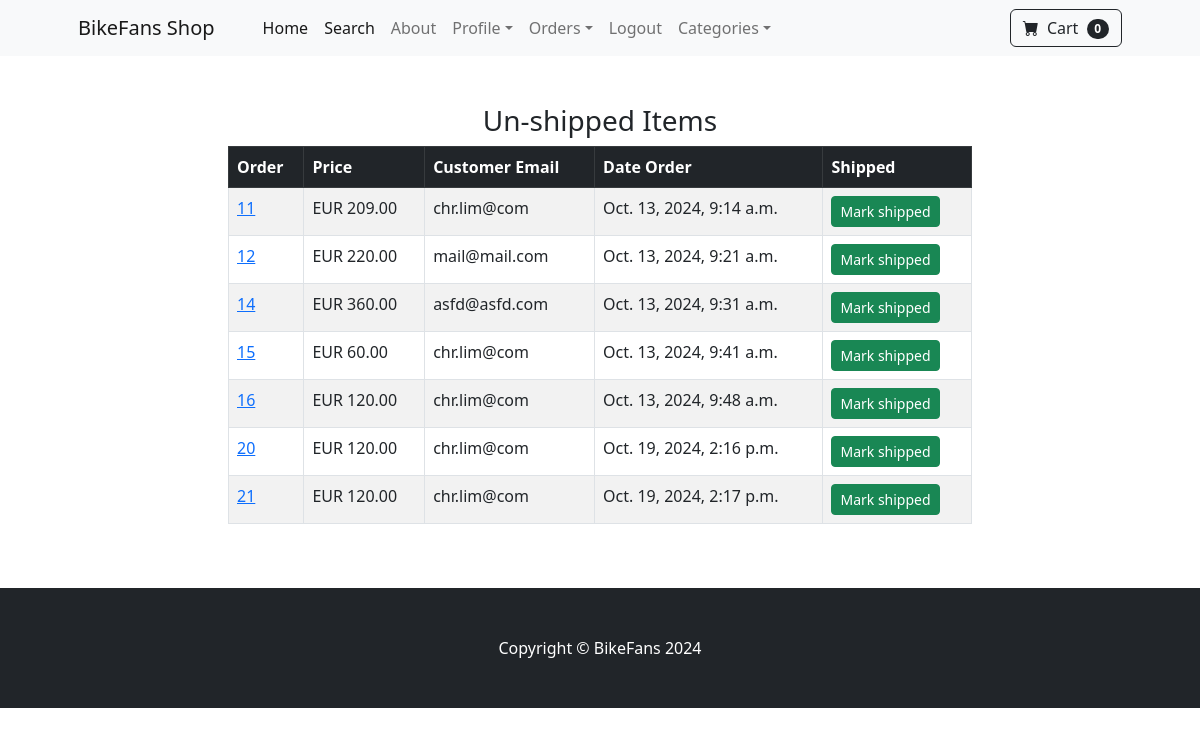
Page /payment/not_shipped_dash (signed in) on the committed database.
### payment/models.py (models this page shows, shortened)
class Order(models.Model):
	user = models.ForeignKey(User, on_delete=models.CASCADE, null=True, blank=True)
	full_name = models.CharField(max_length=250)
	email = models.CharField(max_length=250)
	shipping_address = models.TextField(max_length=15000)
	amount_paid = models.DecimalField(max_digits=8, decimal_places=2)
	date_ordered = models.DateTimeField(auto_now_add=True)
	shipped = models.BooleanField(default=False)
	date_shipped = models.DateTimeField(blank=True, null=True)

### payment/views.py (the view, shortened to what this page needs)
# urls.py: path('not_shipped_dash', views.not_shipped_dash, name='not_shipped_dash'),
def not_shipped_dash(request):
	if request.user.is_authenticated and request.user.is_superuser:
		orders = Order.objects.filter(shipped=False)
		return render(request, "payment/not_shipped_dash.html", {"orders":orders})
	else:
		messages.success(request, "Access Denied!")
		return redirect('home')

### cart/cart.py (called while the page is built)
	def __len__(self):
		return len(self.cart)

### cart/context_processors.py (called while the page is built)
def cart(request):
		return {'cart': Cart(request)}

### payment/templates/payment/not_shipped_dash.html (shortened to what this page needs)
{% extends 'base.html' %}
{% block content %}
        <div class="container">
        	<div class="row">
        		<center>
        			<div class="col-8">
        			          <br/><br/>
        				<h3>Un-shipped Items</h3>
                                   <table class="table table-striped table-hover table-bordered">
                                     <thead class="table-dark">
                                       <tr>
                                         <th scope="col">Order</th>
                                         <th scope="col">Price</th>
                                         <th scope="col">Customer Email</th>
                                         <th scope="col">Date Order</th>
                                         <th scope="col">Shipped</th>
                                       </tr>
                                     </thead>
                                     <tbody>
                                          {% for item in orders %}
                                          <tr>
                                                 <td><a href="{% url 'orders' item.id %}">{{ item.id}}</a></td>
                                                 <td>EUR {{ item.amount_paid}}</td>
                                                 <td>{{ item.email}}</td>
                                                 <td>{{ item.date_ordered}}</td>
                                                 <td>
                                                        <form method="POST">
                                                               <button type="Submit" class="btn btn-success btn-sm">Mark shipped</button>
                                                        </form>
                                                 </td>
                                          </tr>
                                          {% endfor %}
                                     </tbody>
                                   </table>
                                   <br/><br/>
        			</div>
        		</center>
        	</div>
        </div>
{% endblock %}

### rows in the picture
Order: id "11", amount_paid "209.00", email "chr.lim@com", date_ordered "Oct. 13, 2024, 9:14 a.m."
Order: id "12", amount_paid "220.00", email "mail@mail.com", date_ordered "Oct. 13, 2024, 9:21 a.m."
Order: id "14", amount_paid "360.00", email "asfd@asfd.com", date_ordered "Oct. 13, 2024, 9:31 a.m."
Order: id "15", amount_paid "60.00", email "chr.lim@com", date_ordered "Oct. 13, 2024, 9:41 a.m."
Order: id "16", amount_paid "120.00", email "chr.lim@com", date_ordered "Oct. 13, 2024, 9:48 a.m."
Order: id "20", amount_paid "120.00", email "chr.lim@com", date_ordered "Oct. 19, 2024, 2:16 p.m."
Order: id "21", amount_paid "120.00", email "chr.lim@com", date_ordered "Oct. 19, 2024, 2:17 p.m."

### other values in the picture
{{ cart|length }} "0"
